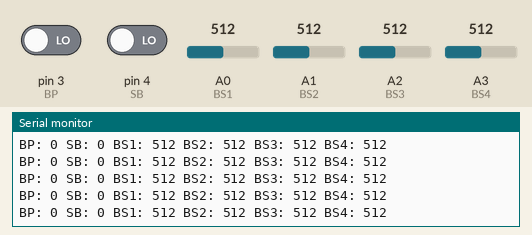
The sketch below on a simulated Arduino Uno, built with avr-gcc and run on an emulated ATmega328P. On the bench: the last lines printed to the serial monitor. The test bench sets the inputs (shaded band); at power-on: A0 (BS1) = 512, A1 (BS2) = 512, A2 (BS3) = 512, pin 3 (BP) LOW, pin 4 (SB) LOW, A3 (BS4) = 512.

Above: at 1.2 s.
1.3 s: A0 (BS1) set to 107
At 1.39 s:
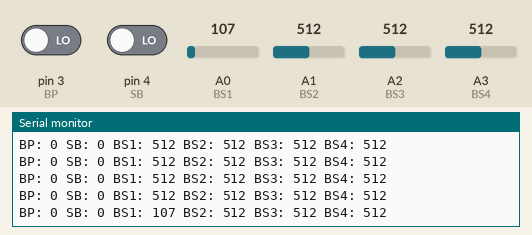
4.3 s: A0 (BS1) set to 91
At 4.3 s:
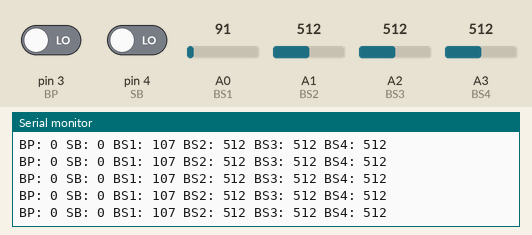
7.3 s: A1 (BS2) set to 111
At 7.34 s:
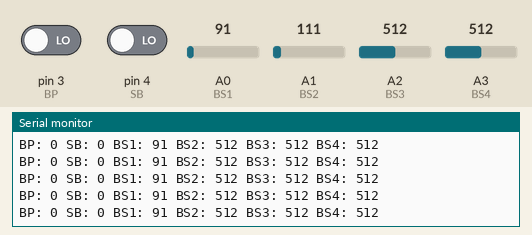
10.3 s: A1 (BS2) set to 94
At 10.34 s:
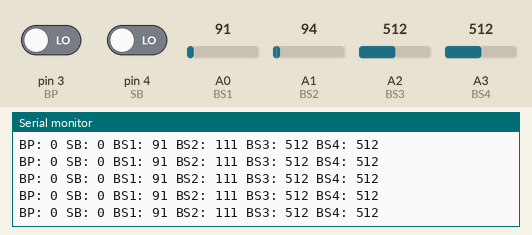
16.3 s: A2 (BS3) set to 108
At 16.3 s:
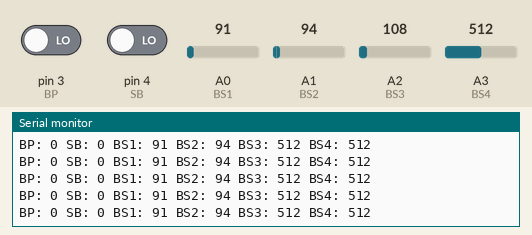
19.3 s: A2 (BS3) set to 92
At 19.33 s:
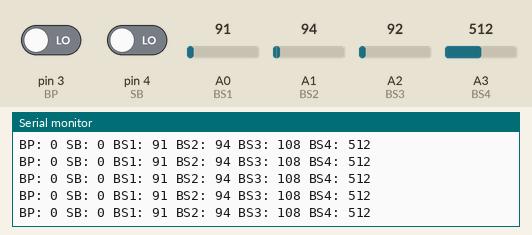
Timing chart, 0 to 21.8 s (numbered marks = the images above; inputs shaded):
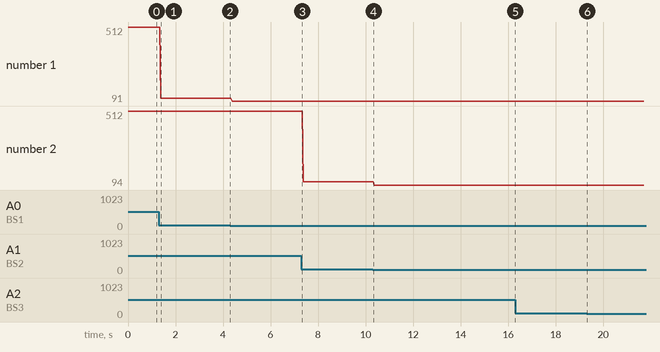

The sketch:

Prueba_BP_BSelect.ino
```cpp
#include <SoftwareSerial.h>
int BS1 = A0; //Botón de selección 1
int BS2 = A1; //Botón de selección 2
int BS3 = A2; //Botón de selección 3
int BS4 = A3; //Botón de selección 4
int BP = 3;   //Botón principal
int SB = 4;   //Sensor del banco

void setup()
{
  Serial.begin(9600);
  pinMode(BP,INPUT);
  pinMode(SB,INPUT);
  pinMode(BS1,INPUT);
  pinMode(BS2,INPUT);
  pinMode(BS3,INPUT);
  pinMode(BS4,INPUT);
}

void loop()
{
  int BP_Read = digitalRead(BP);
  int SB_Read = digitalRead(SB);
  int BS1_Read = analogRead(BS1);
  int BS2_Read = analogRead(BS2);
  int BS3_Read = analogRead(BS3);
  int BS4_Read = analogRead(BS4);

  Serial.print("BP: ");
  Serial.print(BP_Read);
  Serial.print(" ");
  Serial.print("SB: ");
  Serial.print(SB_Read);
  Serial.print(" ");
  Serial.print("BS1: ");
  Serial.print(BS1_Read);
  Serial.print(" ");
  Serial.print("BS2: ");
  Serial.print(BS2_Read);
  Serial.print(" ");
  Serial.print("BS3: ");
  Serial.print(BS3_Read);
  Serial.print(" ");
  Serial.print("BS4: ");
  Serial.println(BS4_Read);
}
```

Measured:
- after the input at 1.3 s, the serial monitor: prints a new line after 0.08 s (image 1)
- plotted number 1: 512 → 107 after the input at 1.3 s, 107 → 91 after the input at 4.3 s
- plotted number 2: 512 → 111 after the input at 7.3 s, 111 → 94 after the input at 10.3 s
